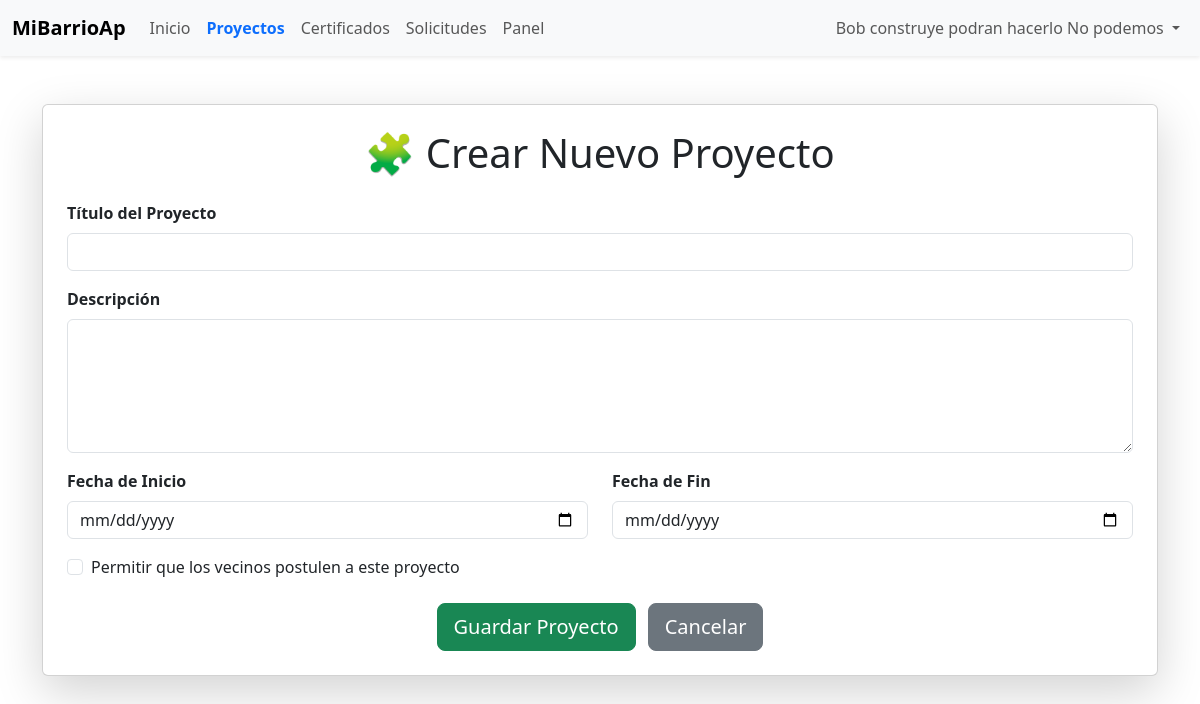
Page /crear-proyecto.php (signed in) on the committed database.
### tables this page shows
CREATE TABLE `usuarios` (
  `id_us` int(11) NOT NULL,
  `nombre_completo` varchar(150) NOT NULL,
  `fecha_nacimiento` date NOT NULL,
  `rut` varchar(20) NOT NULL,
  `telefono` int(11) DEFAULT NULL,
  `email` varchar(40) NOT NULL,
  `nombre_calle` varchar(40) DEFAULT NULL,
  `numero_casa` int(11) DEFAULT NULL,
  `clave` varchar(40) DEFAULT NULL,
  `id_rol` int(11) NOT NULL,
  `id_comuna` int(11) NOT NULL,
  `id_provincia` int(11) NOT NULL,
  `id_pais` int(11) NOT NULL,
  `id_region` int(11) DEFAULT NULL
);

### lib/lib-sesion-datos.php (called while the page is built, shortened)
<?php
require_once("lib-conexion.php");
$idUsuario = $_SESSION['id_us'] ?? null;
if ($idUsuario) {
    $stmt = $conexion->prepare("
        SELECT
            u.id_us, u.nombre_completo, u.fecha_nacimiento, u.rut, u.email,
            u.telefono, u.nombre_calle,
            p.nombre AS pais,
            c.comuna,
            pr.nom_provincia AS provincia,
            r.nombre_region AS region,
            ro.nombre_rol AS rol,
            u.id_rol
        FROM usuarios u
        JOIN pais p       ON p.id_pais = u.id_pais
        JOIN comuna c     ON c.id_comuna = u.id_comuna
        JOIN provincia pr ON pr.id_provincia = u.id_provincia
        JOIN region r     ON r.id_region = u.id_region
        JOIN roles ro     ON ro.id_rol = u.id_rol
        WHERE u.id_us = ?
    ");
    $stmt->bind_param("i", $idUsuario);
    $stmt->execute();
    $resultado = $stmt->get_result();
    $usuario = $resultado->fetch_assoc();
} else {
    $usuario = null;
}
function panelPorRol(?int $rol): ?array {
    if ($rol === 2) return ["crear-proyecto.php", "Panel "];
    return null;
}
?>

### crear-proyecto.php (the view, shortened to what this page needs)
<?php
require_once("lib/lib-sesion-datos.php");
require_once("lib/lib-conexion.php");
?>
<!DOCTYPE html>
<html lang="es">
<head>
    <link href="https://cdn.jsdelivr.net/npm/bootstrap@5.3.8/dist/css/bootstrap.min.css" rel="stylesheet">
    <link href="css/estilo-index.css" rel="stylesheet">
</head>
<body>
<?php include("menu.php"); ?>
<div class="container mt-5 mb-5">
    <div class="card shadow-lg p-4">
        <h1 class="mb-4 text-center">🧩 Crear Nuevo Proyecto</h1>
        <form action="lib/lib-insertar-proyecto.php" method="POST" class="needs-validation" novalidate>
            <div class="mb-3">
                <label for="titulo" class="form-label fw-bold">Título del Proyecto</label>
                <input type="text" name="titulo" id="titulo" class="form-control" maxlength="150" required>
            </div>
            <div class="mb-3">
                <label for="descripcion" class="form-label fw-bold">Descripción</label>
                <textarea name="descripcion" id="descripcion" rows="5" class="form-control" required></textarea>
            </div>
            <div class="row">
                <div class="col-md-6 mb-3">
                    <label for="fecha_inicio" class="form-label fw-bold">Fecha de Inicio</label>
                    <input type="date" name="fecha_inicio" id="fecha_inicio" class="form-control">
                </div>
                <div class="col-md-6 mb-3">
                    <label for="fecha_fin" class="form-label fw-bold">Fecha de Fin</label>
                    <input type="date" name="fecha_fin" id="fecha_fin" class="form-control">
                </div>
            </div>
            <div class="form-check mb-4">
                <input class="form-check-input" type="checkbox" name="permite_postulacion" id="permite_postulacion" value="1">
                <label class="form-check-label" for="permite_postulacion">
                    Permitir que los vecinos postulen a este proyecto
                </label>
            </div>
            <div class="text-center">
                <button type="submit" class="btn btn-success btn-lg">
                    <i class="fas fa-save"></i> Guardar Proyecto
                </button>
                <a href="proyectos.php" class="btn btn-secondary btn-lg ms-2">
                    <i class="fas fa-arrow-left"></i> Cancelar
                </a>
            </div>
        </form>
    </div>
</div>
</body>
</html>

### menu.php (shortened to what this page needs)
<?php
require_once("lib/lib-sesion-datos.php");
$current_page = basename($_SERVER['PHP_SELF']);
$panel = panelPorRol($usuario['id_rol'] ?? null);
$es_panel_admin = ($panel && $current_page == 'Panel-admin.php');
?>
<nav class="navbar navbar-expand-lg bg-body-tertiary shadow-sm">
  <div class="container-fluid">
    <a class="navbar-brand fw-bold" href="index.php">MiBarrioAp</a>
    <div class="collapse navbar-collapse" id="navbarNav">
      <ul class="navbar-nav me-auto mb-2 mb-lg-0">
        <li class="nav-item">
          <a class="nav-link <?= ($current_page == 'index.php') ? 'active' : ''; ?>" href="index.php">Inicio</a>
        </li>
        <li class="nav-item">
          <a class="nav-link <?= ($current_page == 'proyectos.php' || $current_page == 'crear-proyecto.php') ? 'active' : ''; ?>" href="proyectos.php">Proyectos</a>
        </li>
        <li class="nav-item">
          <a class="nav-link <?= ($current_page == 'certificados.php') ? 'active' : ''; ?>" href="certificados.php">Certificados</a>
        </li>
        <?php
        if ($usuario && $usuario['id_rol'] != 1):
        ?>
            <li class="nav-item">
              <a class="nav-link <?= ($current_page == 'solicitudes.php') ? 'active' : ''; ?>" href="solicitudes.php">Solicitudes</a>
            </li>
        <?php endif; ?>
        <?php
        if ($panel):
        ?>
            <li class="nav-item">
              <a class="nav-link <?= ($es_panel_admin ) ? 'active' : ''; ?>" href="<?= htmlspecialchars($panel[0]); ?>">
                <?= htmlspecialchars($panel[1]); ?>
              </a>
            </li>
        <?php endif; ?>
      </ul>
      <ul class="navbar-nav ms-auto mb-2 mb-lg-0">
        <?php if ($usuario): ?>
          <li class="nav-item dropdown">
            <a class="nav-link dropdown-toggle" href="#" id="navbarDropdownUser" role="button" data-bs-toggle="dropdown" aria-expanded="false">
              <i class="fas fa-user me-1"></i> <?= htmlspecialchars($usuario['nombre_completo']); ?>
            </a>
          </li>
        <?php endif; ?>
      </ul>
    </div> </div> </nav>

### menu.php (style rules this page uses)
.navbar-nav .nav-link.active { font-weight: bold; color: #0d6efd !important; }

### rows in the picture
usuarios: id_rol "Panel", nombre_completo "Bob construye podran hacerlo No podemos"
